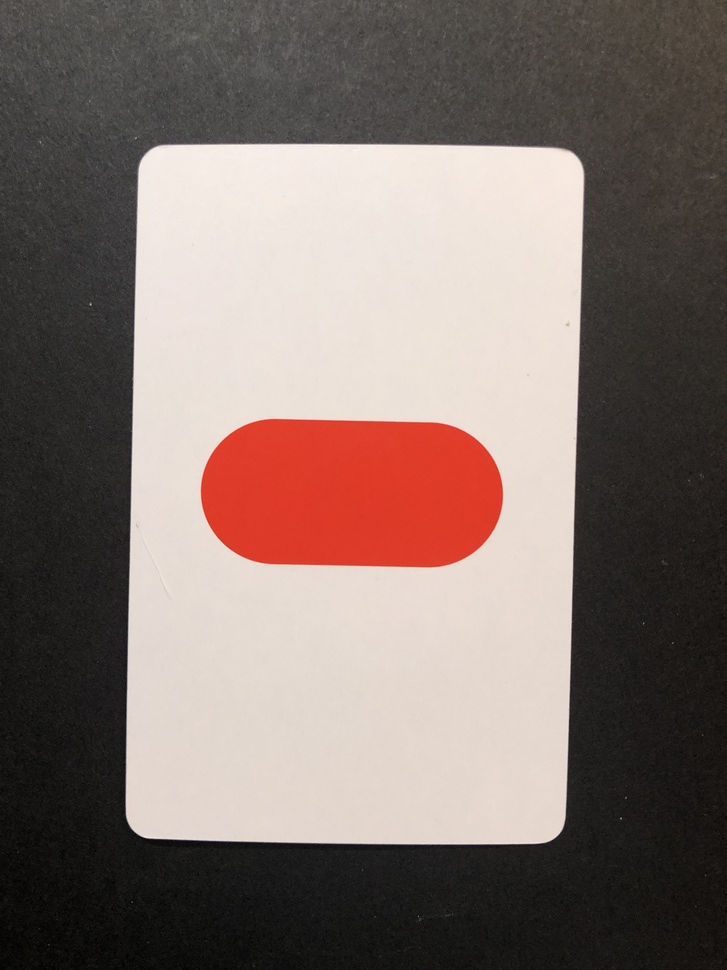
#> input picture archive/img/solid/0000.jpg, 727 x 970 px, shrunk from 3024 x 4032 before the run
$ python canny_calibration.py --input img/solid/0000.jpg
#> lines starting #> are read from the running program, lines starting #| are printed output that depends on the picture; after the words box and inside, x2 and y2 are one past the last pixel; in counts of white or black regions, pixels touching at a corner belong together
from __future__ import print_function
import cv2 as cv
import argparse
import numpy as np
max_lowThreshold = 100
window_name = 'Edge Map'
title_trackbar = 'Min Threshold:'
ratio = 3
kernel_size = 3
val = 0


def CannyThreshold(val):
    low_threshold = val
    img_blur = cv.GaussianBlur(src_gray, (17, 17), 5)
    img_dilated = cv.dilate(img_blur, kernel=np.ones((5, 5), np.uint8), iterations=2)
    retval, img_bw = cv.threshold(img_blur, 7, 255, cv.THRESH_BINARY)
    detected_edges = cv.Canny(img_dilated, low_threshold, low_threshold*ratio, kernel_size)
    mask = detected_edges != 0
    dst = src * (mask[:,:,None].astype(src.dtype))
    cv.imshow(window_name, dst)


parser = argparse.ArgumentParser(description='Code for Canny Edge Detector tutorial.')
parser.add_argument('--input', help='Path to input image.', default='fruits.jpg')
args = parser.parse_args()
src = cv.imread(cv.samples.findFile(args.input))
#> src is the input picture: shape (970, 727, 3); mean B, G, R 107.5, 113.1, 127.8
if src is None:
    print('Could not open or find the image: ', args.input)
    exit(0)
src_gray = cv.cvtColor(src, cv.COLOR_BGR2GRAY)
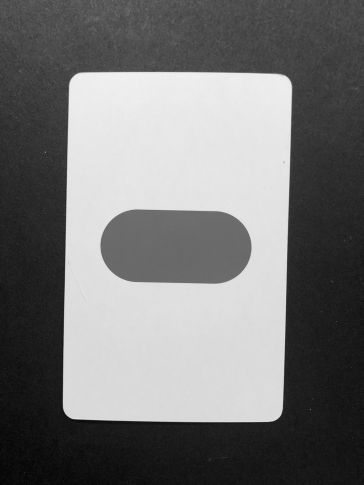
#> src_gray: shape (970, 727) (shown at 1/2 size); min 0, max 253, mean 116.9
cv.namedWindow(window_name)
cv.createTrackbar(title_trackbar, window_name , 0, max_lowThreshold, CannyThreshold)
CannyThreshold(0)
#> in CannyThreshold, `img_blur = cv.GaussianBlur(src_gray, (17, 17), 5)`:
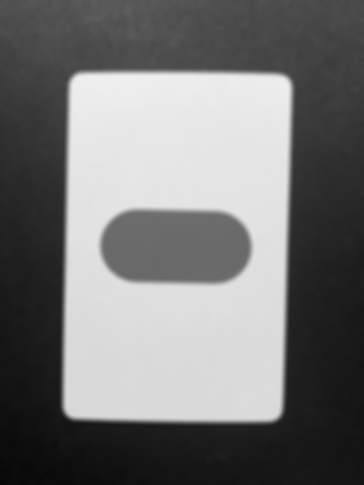
#> img_blur: shape (970, 727) (shown at 1/2 size); min 7, max 240, mean 116.9
#> in CannyThreshold, `img_dilated = cv.dilate(img_blur, kernel=np.ones((5, 5), np.uint8), it..`:
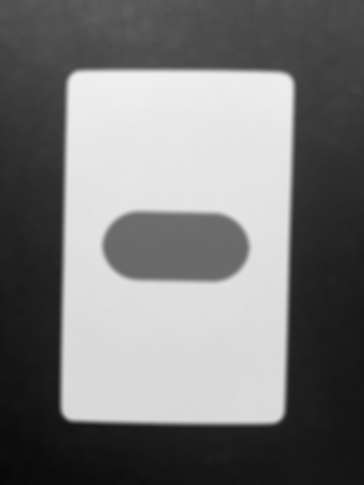
#> img_dilated: shape (970, 727) (shown at 1/2 size); min 8, max 240, mean 120.5
#> in CannyThreshold, `retval, img_bw = cv.threshold(img_blur, 7, 255, cv.THRESH_BINARY)`:
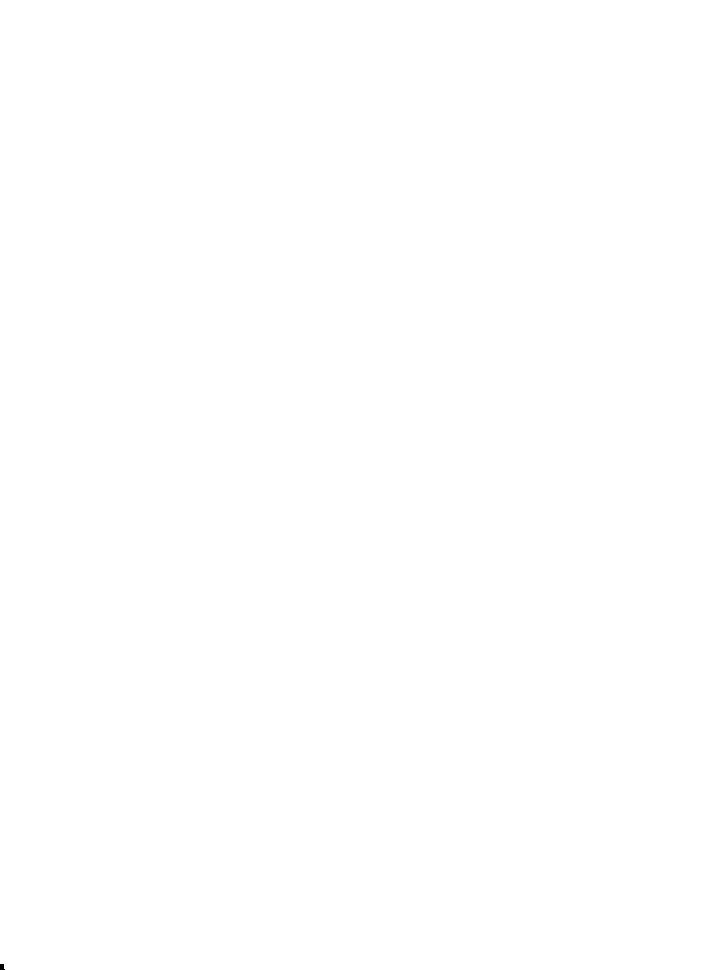
#> img_bw: shape (970, 727); 100% white; 1 black region, box (x1, y1, x2, y2) and area: (0, 964, 5, 970) 25
#> in CannyThreshold, `detected_edges = cv.Canny(img_dilated, low_threshold, low_threshold*ra..`:
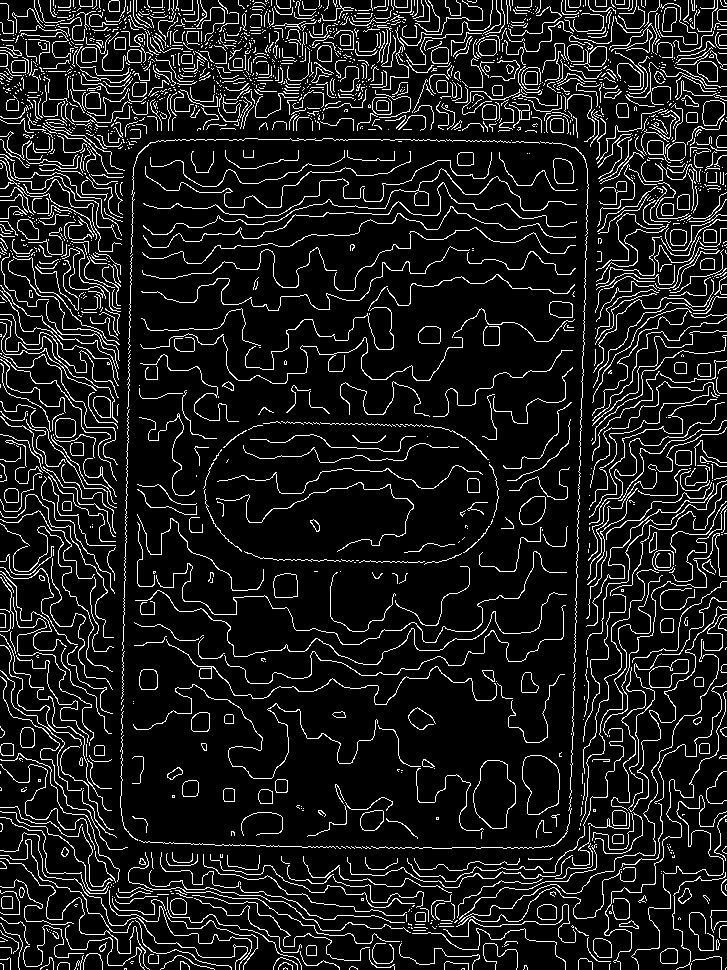
#> detected_edges: shape (970, 727); 10.6% white in thin lines or dots
#> in CannyThreshold, `dst = src * (mask[:,:,None].astype(src.dtype))`:
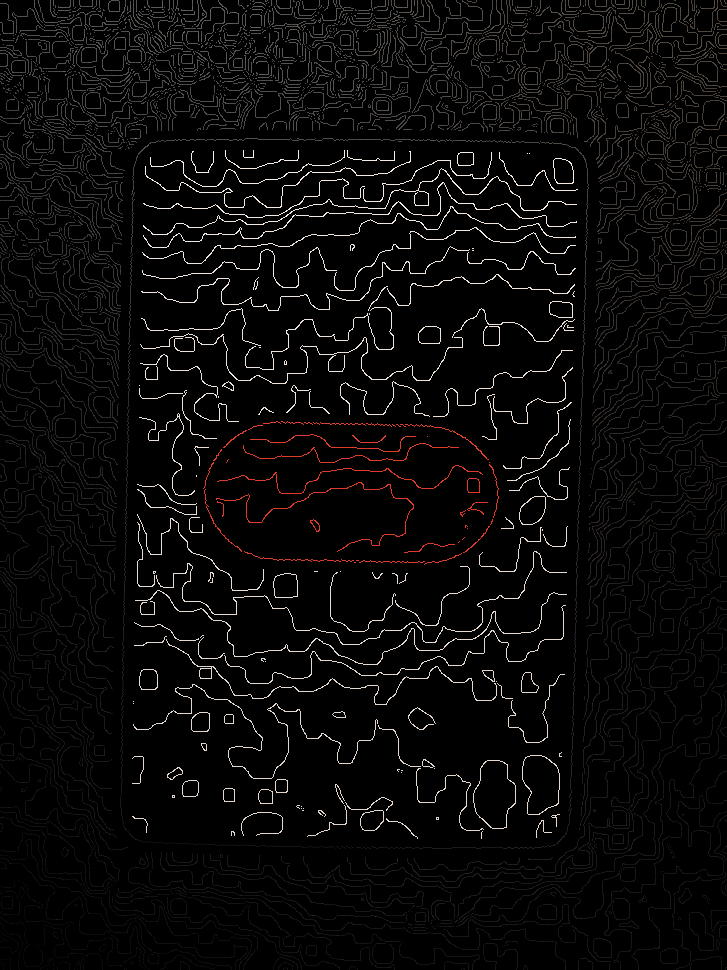
#> dst: shape (970, 727, 3); mean B, G, R 8.3, 8.8, 9.7
val = cv.getTrackbarPos(title_trackbar, window_name)
print(val)
cv.waitKey()
val = cv.getTrackbarPos(title_trackbar, window_name)
print(val)
